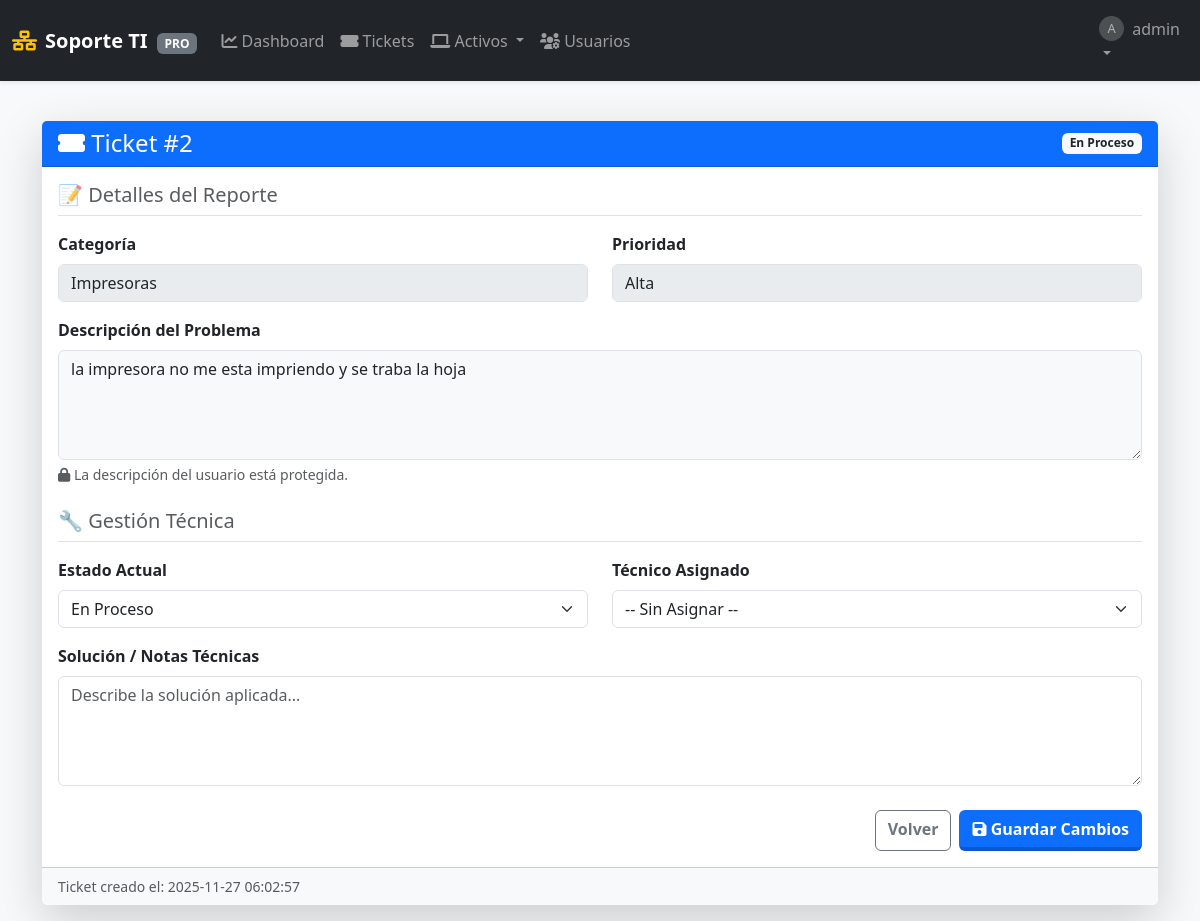
The app's page /editar/2 (signed in), older data.
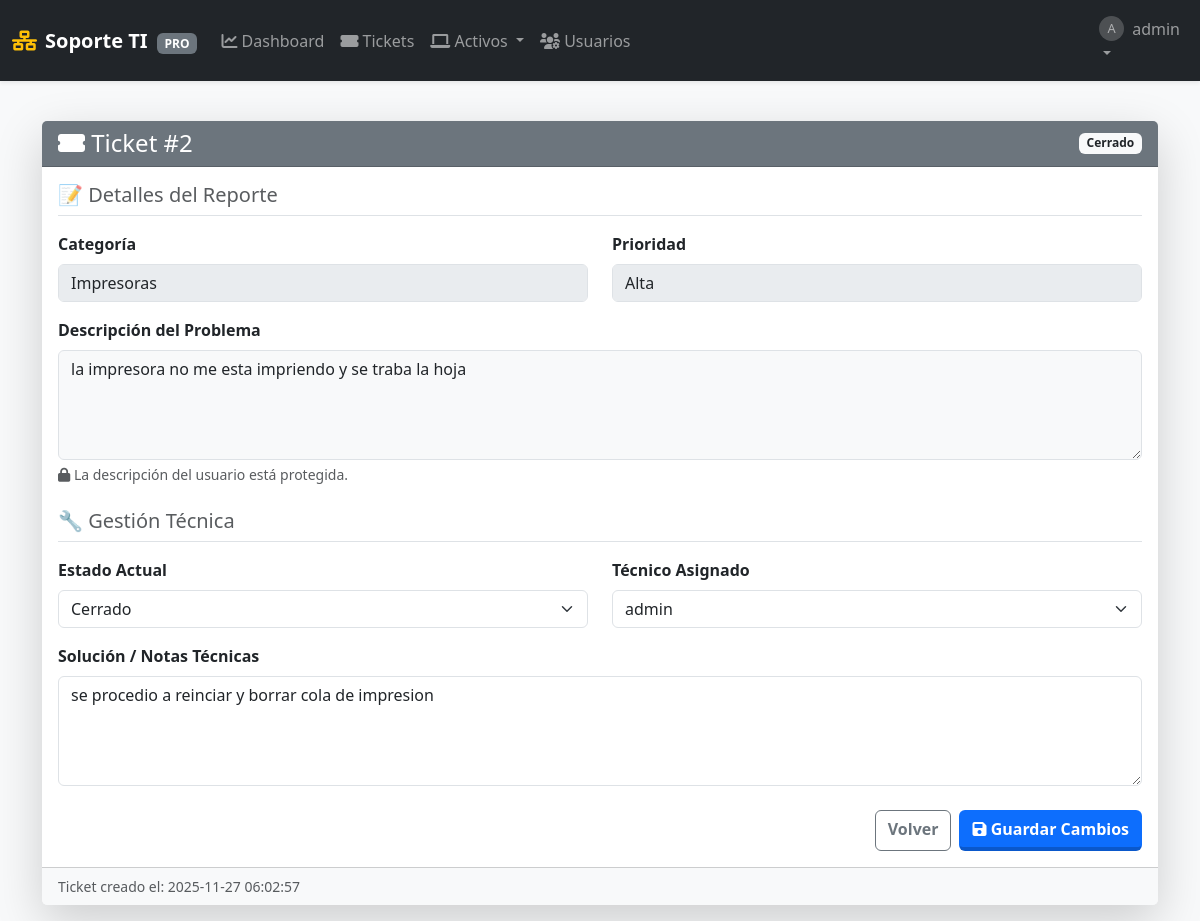
The same page, newer data.
### tables this page shows
CREATE TABLE soportes (
            id INTEGER PRIMARY KEY AUTOINCREMENT,
            fecha_creacion TIMESTAMP DEFAULT CURRENT_TIMESTAMP,
            
            usuario_id INTEGER NOT NULL,  -- Quién reporta
            tecnico_id INTEGER,           -- Quién atiende
            equipo_id INTEGER,            -- Equipo afectado (opcional)
            
            problema TEXT NOT NULL,
            descripcion_detallada TEXT,
            
            estado TEXT NOT NULL DEFAULT 'Abierto',
            prioridad TEXT NOT NULL DEFAULT 'Media',
            categoria TEXT NOT NULL DEFAULT 'Otro',
            
            solucion TEXT,
            fecha_inicio DATE,
            fecha_finalizacion DATE,
            
            FOREIGN KEY (usuario_id) REFERENCES usuarios (id) ON DELETE CASCADE,
            FOREIGN KEY (tecnico_id) REFERENCES usuarios (id) ON DELETE SET NULL,
            FOREIGN KEY (equipo_id) REFERENCES equipos (id) ON DELETE SET NULL
        );

CREATE TABLE usuarios (
            id INTEGER PRIMARY KEY AUTOINCREMENT,
            username TEXT UNIQUE NOT NULL,
            email TEXT UNIQUE,
            password_hash TEXT NOT NULL,
            role TEXT NOT NULL DEFAULT 'user' CHECK(role IN ('admin', 'user', 'tecnico')),
            departamento TEXT,
            fecha_creacion TIMESTAMP DEFAULT CURRENT_TIMESTAMP
        );

### app.py (the view, shortened to what this page needs)
@app.route('/editar/<int:ticket_id>', methods=['GET', 'POST'])
@login_required
def editar(ticket_id):
    db = get_db()
    ticket = db.execute("SELECT * FROM soportes WHERE id = ?", (ticket_id,)).fetchone()
    if not ticket or (session['role'] == 'user' and ticket['usuario_id'] != session['user_id']):
        return redirect(url_for('lista_soportes'))
    tecnicos = db.execute("SELECT id, username FROM usuarios WHERE role IN ('admin', 'tecnico')").fetchall()
    return render_template('editar.html', ticket=ticket, tecnicos=tecnicos, estados=config.ESTADOS, categorias=config.CATEGORIAS, prioridades=config.PRIORIDADES)

### app.py (called while the page is built)
def get_db():
    if 'db' not in g:
        g.db = sqlite3.connect(app.config['DB_FILE'])
        g.db.row_factory = sqlite3.Row
        g.db.execute("PRAGMA foreign_keys = ON")
    return g.db

def login_required(f):
    @wraps(f)
    def decorated_function(*args, **kwargs):
        if 'user_id' not in session:
            flash('🔒 Inicia sesión para continuar.', 'warning')
            return redirect(url_for('login'))
        return f(*args, **kwargs)
    return decorated_function

### templates/editar.html (shortened to what the changed rows need)
{% extends "layout.html" %}
{% block content %}
<div class="container mt-4">
    <div class="card shadow-lg border-0">
        <div class="card-header text-white d-flex justify-content-between align-items-center
            {% if ticket.estado == 'Abierto' %}bg-success
            {% elif ticket.estado == 'En Proceso' %}bg-primary
            {% else %}bg-secondary{% endif %}">
            <h4 class="mb-0">
                <i class="fas fa-ticket-alt"></i> Ticket #{{ ticket.id }}
            </h4>
            <span class="badge bg-light text-dark fw-bold">{{ ticket.estado }}</span>
        </div>
        <div class="card-body">
            <form method="POST">
                <div class="row mb-3">
                    <div class="col-md-6">
                        <label class="form-label fw-bold">Categoría</label>
                        {% if session['role'] == 'user' and ticket.estado == 'Abierto' %}
                            <select name="categoria" class="form-select">
                                {% for cat in categorias %}
                                <option value="{{ cat }}" {% if ticket.categoria == cat %}selected{% endif %}>{{ cat }}</option>
                                {% endfor %}
                            </select>
                        {% else %}
                            <input type="text" class="form-control" value="{{ ticket.categoria }}" disabled>
                        {% endif %}
                    </div>
                    <div class="col-md-6">
                        <label class="form-label fw-bold">Prioridad</label>
                        {% if session['role'] == 'user' and ticket.estado == 'Abierto' %}
                            <select name="prioridad" class="form-select">
                                {% for prio in prioridades %}
                                <option value="{{ prio }}" {% if ticket.prioridad == prio %}selected{% endif %}>{{ prio }}</option>
                                {% endfor %}
                            </select>
                        {% else %}
                            <input type="text" class="form-control" value="{{ ticket.prioridad }}" disabled>
                        {% endif %}
                    </div>
                </div>
                <div class="mb-4">
                    <label class="form-label fw-bold">Descripción del Problema</label>
                    {% if session['role'] == 'user' and ticket.estado == 'Abierto' %}
                        <textarea name="problema" class="form-control" rows="4" required>{{ ticket.problema }}</textarea>
                        <div class="form-text text-success"><i class="fas fa-pen"></i> Puedes editar esto porque el ticket aún está Abierto.</div>
                    {% else %}
                        <textarea class="form-control bg-light" rows="4" disabled>{{ ticket.problema }}</textarea>
                        {% if session['role'] != 'user' %}
                        <div class="form-text"><i class="fas fa-lock"></i> La descripción del usuario está protegida.</div>
                        {% endif %}
                    {% endif %}
                </div>
                {% if session['role'] in ['admin', 'tecnico'] or ticket.solucion %}
                <div class="row mb-3">
                    <div class="col-md-6">
                        <label class="form-label fw-bold">Estado Actual</label>
                        {% if session['role'] in ['admin', 'tecnico'] %}
                            <select name="estado" class="form-select">
                                {% for est in estados %}
                                <option value="{{ est }}" {% if ticket.estado == est %}selected{% endif %}>{{ est }}</option>
                                {% endfor %}
                            </select>
                        {% else %}
                            <input type="text" class="form-control" value="{{ ticket.estado }}" disabled>
                        {% endif %}
                    </div>
                    <div class="col-md-6">
                        <label class="form-label fw-bold">Técnico Asignado</label>
                        {% if session['role'] in ['admin', 'tecnico'] %}
                            <select name="tecnico_id" class="form-select">
                                <option value="">-- Sin Asignar --</option>
                                {% for tec in tecnicos %}
                                <option value="{{ tec.id }}" {% if ticket.tecnico_id == tec.id %}selected{% endif %}>
                                    {{ tec.username }}
                                </option>
                                {% endfor %}
                            </select>
                        {% else %}
                             <input type="text" class="form-control" value="{% for tec in tecnicos %}{% if ticket.tecnico_id == tec.id %}{{ tec.username }}{% endif %}{% endfor %}" disabled placeholder="Pendiente de asignar">
                        {% endif %}
                    </div>
                </div>
                <div class="mb-3">
                    <label class="form-label fw-bold">Solución / Notas Técnicas</label>
                    {% if session['role'] in ['admin', 'tecnico'] %}
                        <textarea name="solucion" class="form-control" rows="4" placeholder="Describe la solución aplicada...">{{ ticket.solucion or '' }}</textarea>
                    {% endif %}
                </div>
                {% endif %}
            </form>
        </div>
        <div class="card-footer bg-light small text-muted">
            Ticket creado el: {{ ticket.fecha_creacion }}
        </div>
    </div>
</div>
{% endblock %}

Row changes from the older to the newer data that the page shows:
changed soportes "Impresoras": estado "En Proceso" → "Cerrado"; tecnico_id (not shown) → "admin"; solucion (not shown) → "se procedio a reinciar y borrar cola de impresion"
Text that changed along with them:
form field tecnico_id: "-- Sin Asignar --" → (not shown)
